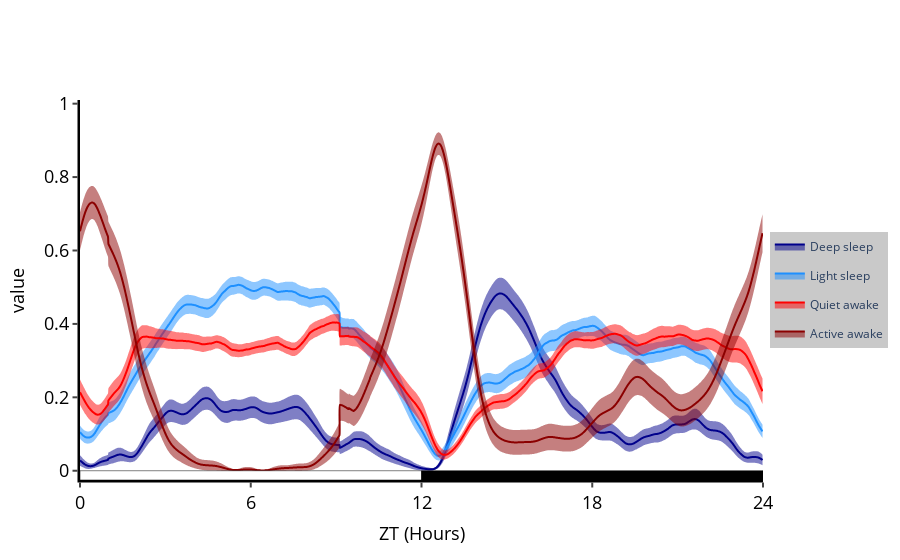

This figure's notebook cell:
### Code cell
fig = df.plot_hmm_overtime(variable = 'moving', hmm = h, wrapped = True)
fig

### Figure 1 — Plotly figure (JSON) as saved in the notebook; plotly's stock layout.template omitted (floating-point values rounded to 4 significant figures; data arrays with more than 128 entries replaced by an {"elided": "..."} marker saying what was removed)
{"data": [{"legendgroup": "Deep sleep", "line": {"shape": "spline", "width": 0}, "marker": {"color": "#444"}, "mode": "lines", "showlegend": false, "type": "scatter", "x": {"elided": "1440 float values"}, "y": {"elided": "1440 float values"}}, {"fill": "tonexty", "legendgroup": "Deep sleep", "line": {"color": "darkblue", "shape": "spline"}, "mode": "lines", "name": "Deep sleep", "type": "scatter", "x": {"elided": "1440 float values"}, "y": {"elided": "1440 float values"}}, {"fill": "tonexty", "legendgroup": "Deep sleep", "line": {"shape": "spline", "width": 0}, "marker": {"color": "darkblue"}, "mode": "lines", "showlegend": false, "type": "scatter", "x": {"elided": "1440 float values"}, "y": {"elided": "1440 float values"}}, {"legendgroup": "Light sleep", "line": {"shape": "spline", "width": 0}, "marker": {"color": "#444"}, "mode": "lines", "showlegend": false, "type": "scatter", "x": {"elided": "1440 float values"}, "y": {"elided": "1440 float values"}}, {"fill": "tonexty", "legendgroup": "Light sleep", "line": {"color": "dodgerblue", "shape": "spline"}, "mode": "lines", "name": "Light sleep", "type": "scatter", "x": {"elided": "1440 float values"}, "y": {"elided": "1440 float values"}}, {"fill": "tonexty", "legendgroup": "Light sleep", "line": {"shape": "spline", "width": 0}, "marker": {"color": "dodgerblue"}, "mode": "lines", "showlegend": false, "type": "scatter", "x": {"elided": "1440 float values"}, "y": {"elided": "1440 float values"}}, {"legendgroup": "Quiet awake", "line": {"shape": "spline", "width": 0}, "marker": {"color": "#444"}, "mode": "lines", "showlegend": false, "type": "scatter", "x": {"elided": "1440 float values"}, "y": {"elided": "1440 float values"}}, {"fill": "tonexty", "legendgroup": "Quiet awake", "line": {"color": "red", "shape": "spline"}, "mode": "lines", "name": "Quiet awake", "type": "scatter", "x": {"elided": "1440 float values"}, "y": {"elided": "1440 float values"}}, {"fill": "tonexty", "legendgroup": "Quiet awake", "line": {"shape": "spline", "width": 0}, "marker": {"color": "red"}, "mode": "lines", "showlegend": false, "type": "scatter", "x": {"elided": "1440 float values"}, "y": {"elided": "1440 float values"}}, {"legendgroup": "Active awake", "line": {"shape": "spline", "width": 0}, "marker": {"color": "#444"}, "mode": "lines", "showlegend": false, "type": "scatter", "x": {"elided": "1440 float values"}, "y": {"elided": "1440 float values"}}, {"fill": "tonexty", "legendgroup": "Active awake", "line": {"color": "darkred", "shape": "spline"}, "mode": "lines", "name": "Active awake", "type": "scatter", "x": {"elided": "1440 float values"}, "y": {"elided": "1440 float values"}}, {"fill": "tonexty", "legendgroup": "Active awake", "line": {"shape": "spline", "width": 0}, "marker": {"color": "darkred"}, "mode": "lines", "showlegend": false, "type": "scatter", "x": {"elided": "1440 float values"}, "y": {"elided": "1440 float values"}}], "layout": {"legend": {"bgcolor": "rgba(201, 201, 201, 1)", "bordercolor": "grey", "font": {"size": 12}, "x": 1.01, "y": 0.5}, "plot_bgcolor": "white", "shapes": [{"fillcolor": "white", "line": {"color": "black", "width": 0.5}, "type": "rect", "x0": 0, "x1": 12, "y0": 0, "y1": -0.02525}, {"fillcolor": "black", "line": {"color": "black", "width": 0.5}, "type": "rect", "x0": 12, "x1": 24, "y0": 0, "y1": -0.02525}], "title": {"text": ""}, "xaxis": {"dtick": 6, "linecolor": "black", "linewidth": 2.5, "range": [0, 24], "showgrid": false, "tick0": 0, "tickfont": {"color": "black", "size": 18}, "ticks": "outside", "tickwidth": 2, "title": {"font": {"color": "black", "size": 18}, "text": "ZT (Hours)"}, "type": "-", "zeroline": false}, "yaxis": {"dtick": 0.2, "linecolor": "black", "linewidth": 2.5, "range": [-0.02525, 1.01], "rangemode": "tozero", "showgrid": false, "tick0": 0, "tickfont": {"color": "black", "size": 18}, "ticks": "outside", "tickwidth": 2, "title": {"font": {"color": "black", "size": 18}, "text": "value"}, "type": "-", "zeroline": false}}}
